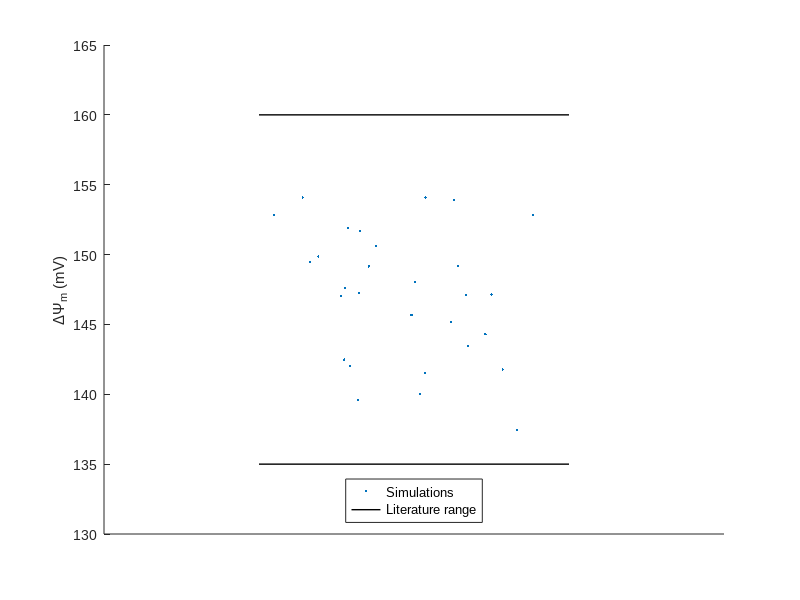
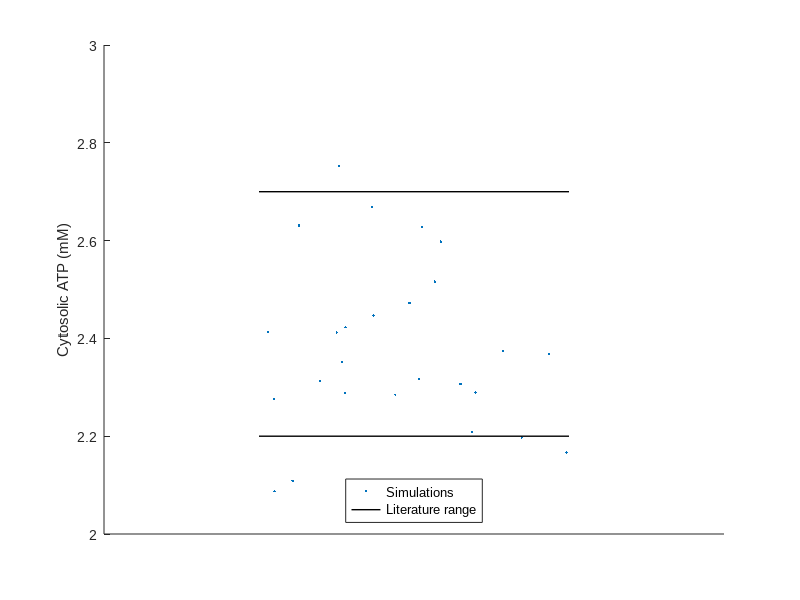
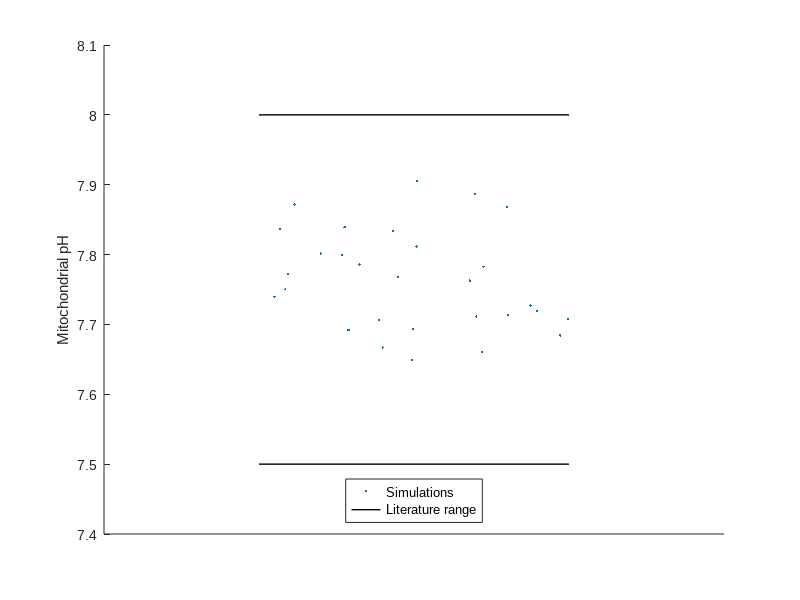

These figures' MATLAB source, in order:
%%%%%%%%%%%%%%%%%%%%%%%%%%%%%%%%%%%%%%%%%%%
%%% Theurey et al 2018 - Figure 1B
%%% Scatter values generated by a population
%%% and draw lines at limits of literature values
%%%%%%%%%%%%%%%%%%%%%%%%%%%%%%%%%%%%%%%%%%

%% Obtain data
checkData = 0;
if checkData == 1
%%% Data can be generated by running a population
%%% (Beard_NC_simulatePopulation.m) and obtaining the desired parameter
%%% using the below commands [need to pause simulation]
% Baseline TMRM
baselineTMRM = squeeze(stateVarAll(:,19,:)); % to get dPsim
baselineTMRM = baselineTMRM(1,:); % to get baseline value
baselineTMRM = baselineTMRM';

% Baseline cytosolic ATP
baselineATPc = squeeze(stateVarAll(:,23,:));
baselineATPc = baselineATPc(1,:); % to get baseline value
baselineATPc = baselineATPc';

% Baseline mitochondrial pH
baselinePHx = squeeze(OutputAll(:,26,:));
baselinePHx = baselinePHx(1,:); % to get baseline value
baselinePHx = baselinePHx';

else
%%% Alternatively, here is a run from 09-May-2018 (30 simulations, rng(1))
%%% (data used in Figure)
%%% See "Baseline sims.xlsx" 
baselineTMRM = [149.1696867; 149.4510064; 145.1507917; 147.2573399;...
147.6163664; 148.018499; 147.140482; 151.8918438; 145.6775149; 142.4877963;...
142.0360414; 143.4568666; 150.6289994; 152.8470695; 152.8113373; 141.5402939;...
147.0377277; 153.8923832; NaN; 149.8591836; 137.4233501; 154.084823;...
147.1113718; 154.0755925; 141.7735735; 144.3038632; 151.6752627; 140.0073662;...
149.153521; 139.5968821];

baselineATPc = [0.002317006; 0.002411988; 0.002446799; 0.00237355;...
0.002753373; 0.00219711; 0.002108882; 0.002669021; 0.002598023; 0.00236729;...
0.002472237; 0.002276503; 0.002284923; 0.001846975; 0.002306665; 0.002313164;...
0.002085244; 0.002287939; NaN; 0.002166925; 0.002516084; 0.001797033;...
0.002630918; 0.00235261; 0.002627498; 0.002412586; 0.002289641; 0.00242262;...
0.002207942; 0.00208726 ];

baselinePHx = [7.739732687; 7.727202039; 7.782567139; 7.772593699;...
7.719497835; 7.762793045; 7.785909009; 7.692044126; 7.750253268; 7.868016856;...
7.811362105; 7.836647782; 7.707577857; 7.711368384; 7.666780254; 7.83934863;...
7.801585941; 7.660475492; NaN; 7.713723941; 7.90520554; 7.684194711;...
7.706091194; 7.64912383; 7.833781411; 7.79975459; 7.693175025; 7.871799534;...
7.767404448; 7.886169897 ];

end
%%

varNameAll = {'baselineTMRM' 'baselineATPc' 'baselinePHx'};

for figureNum = 1:3

varName = varNameAll{figureNum};

if strcmp(varName, 'baselineTMRM')
    plotValue = baselineTMRM;
elseif strcmp(varName, 'baselineATPc')
    plotValue = baselineATPc;
elseif strcmp(varName, 'baselinePHx')
    plotValue = baselinePHx;
end

% Apply random x-axis scatter for plotting
plotValue(:,2) = 1;
for i = 1:size(plotValue,1)
plotValue(i,2) = plotValue(i,2) + 0.1+(0.1*rand);
end

% Change default font type to Arial
set(0,'defaultAxesFontName', 'Arial')
set(0,'defaultTextFontName', 'Arial')

% Scatter plot
% Dimensions for publication (Fig 1B)
figure('Position', [100 100 50 115])
markersize = 3;
scatter(plotValue(:,2),plotValue(:,1), markersize,'filled','k')
if strcmp(varName, 'baselineATPc')
    % Plot ATP in mM
    scatter(plotValue(:,2),plotValue(:,1)*1000, markersize,'filled','k')
end
hold on

if strcmp(varName, 'baselineTMRM')
    % Literature ranges from Gerencser 2012, Ward 2000, 
    % Nicholls & Budd 2000, Nicholls 1980, Surin 2013
    litMin = 135;
    litMax = 160;
    axesMin = 130;
    axesMax = 165;   
% Apply axes names and legend
ylabel('\Delta\Psi_m (mV)')

elseif strcmp(varName, 'baselineATPc')
    % Literature ranges from Weisova 2009, Lehninger [rinciples of biochem, 
    % Aubert 2001, 2005; DiNuzzo 2010 model, Cloutier 2009 model
    litMin = 2.2;   % in mM
    litMax = 2.7;
    axesMin = 2.0;
    axesMax = 3.0;   
ylabel('Cytosolic ATP (mM)')

elseif strcmp(varName, 'baselinePHx')
    % Literature ranges from Bolshakov 2007, Poburko 2011
    litMin = 7.5;
    litMax = 8.0;
    axesMin = 7.4;
    axesMax = 8.1;
ylabel('Mitochondrial pH')
end

% Plot think black lines at limits of literature values
plot([1.1 1.2], [litMin litMin], 'k', 'LineWidth', 1)
plot([1.1 1.2], [litMax litMax], 'k', 'LineWidth', 1)

% Apply axes limits
ylim([axesMin axesMax])
xlim([1.05 1.25])

% Apply legend
  legend('Simulations', 'Literature range', 'Location', 'south')

% Remove x-axis ticks
set(gca,'XTick',[])
end
%%